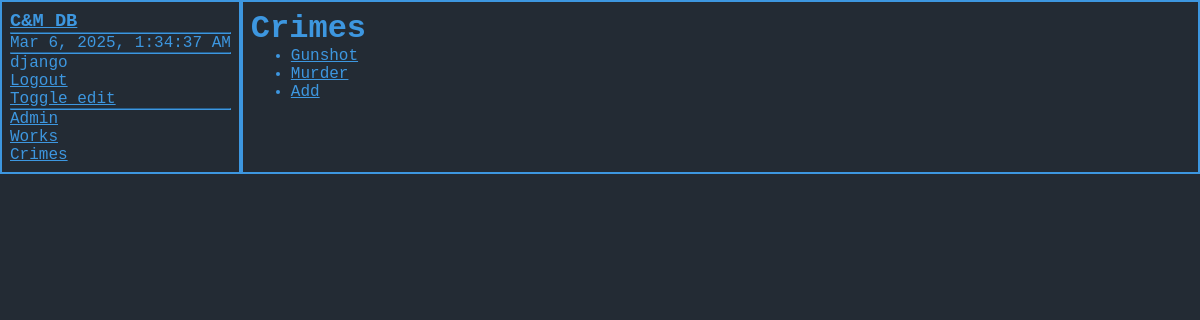
Before: /crimes (signed in) with the older database file.
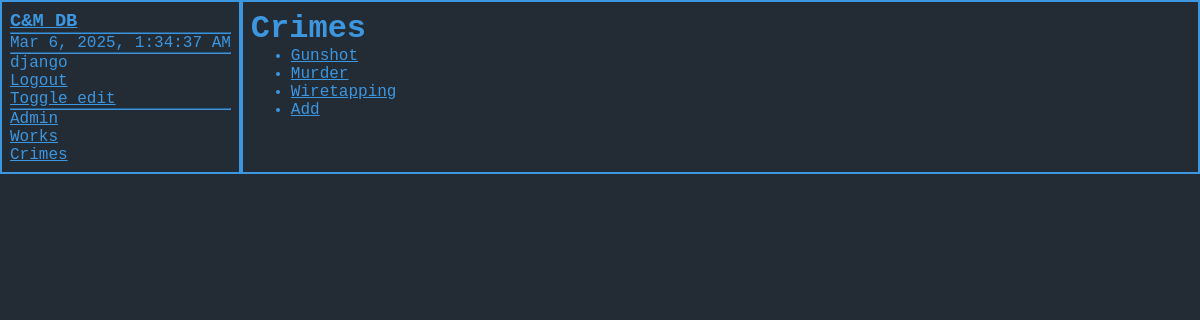
After: the same page with the newer database file.
### crime/models.py (models this page shows, shortened)
class Crime(models.Model):
	objects: models.Manager = models.Manager()
	name: str = models.TextField()
	description: str = models.TextField(null=True, blank=True)
	class Meta:
		ordering = ["name"]
	def get_absolute_url(self) -> str:
		return reverse("crime", kwargs={"crime_id": self.pk})

### crime/views.py (the view)
# urls.py: path("crimes", CrimeListView.as_view(), name="crimes"),
class CrimeListView(View):
	def get(self, request: HttpRequest) -> HttpResponse:
		crimes: list[Crime] = Crime.objects.all()
		context: dict = {"crimes": crimes}
		return render(request, "crime/crimes.html", context)

### app/templatetags/has_group.py (called while the page is built)
@register.filter(name='has_group')
def has_group(user: User, group_name: str):
	return user.groups.filter(name=group_name).exists()

### web/templates/crime/crimes.html
{% extends "base_page.html" %}
{% block content %}
<h1>Crimes</h1>
<ul>
	{% for crime in crimes %}
	<li><a href="{{ crime.get_absolute_url }}">{{ crime.name }}</a></li>
	{% endfor %}
	{% if user|has_group:"can_edit" %}
	<li><a href="/add_crime">Add</a></li>
	{% endif %}
</ul>
{% endblock %}

Changed rows visible on the page:
added Crime: name "Wiretapping"
